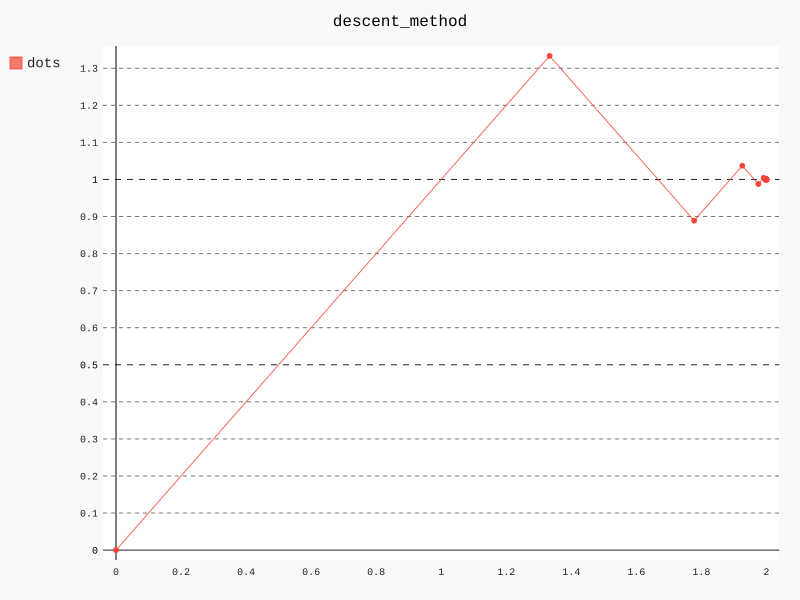

The Python source for this figure:
import numpy as np
import pygal
from numpy import linalg as npl

import functions as f

"""alpha is changed after every steps"""
alpha_k = lambda x: np.float(
    np.dot(f.vector_h(x), f.vector_h(x)) / np.dot(np.dot(f.matrix_A, f.vector_h(x)), f.vector_h(x)))

'''xk started point in method'''
count = 1
xk = np.array([0, 0], dtype=float)
vector_h1 = f.vector_h(xk)
alpha_k1 = alpha_k(xk)

const_func_xk_1 = np.float(f.func(xk + np.array(f.multiply_on_const(vector_h1, alph=alpha_k1))))

file_name = 'descent_method.txt'

vector_x = [xk]

with open(file_name, "w+") as file:
    line = f"\ncount = \t{count}\n xk =\t{xk}\n h =\t{vector_h1}\n alpha =\t {alpha_k1}"
    file.write(line)

    while npl.norm(vector_h1) > f.h:
        xk = xk + np.array(f.multiply_on_const(vector_h1, alph=alpha_k1))
        vector_h1 = f.vector_h(xk)
        alpha_k1 = alpha_k(xk)

        const_func_xk_1 = np.float(f.func(xk + np.array(f.multiply_on_const(vector_h1, alph=alpha_k1))))
        count += 1

        vector_x.append(xk)

        line = f"\ncount = \t{count}\n xk =\t{xk}\nfunc(xk) = {f.func(xk)}\n h =\t{vector_h1}\nalpha =\t {alpha_k1}"
        file.write(line)

print(f" count = \t{count}\nx* =\t{xk} \n func(xk) = {f.func(xk)}\n gradient(xk) = \t{f.gradient(xk)}")

xy_chart = pygal.XY()
xy_chart.title = 'descent_method'
result = [(elem[0], elem[1]) for elem in vector_x]
xy_chart.add('dots', result)

xy_chart.render_to_file('descent_method.svg')
